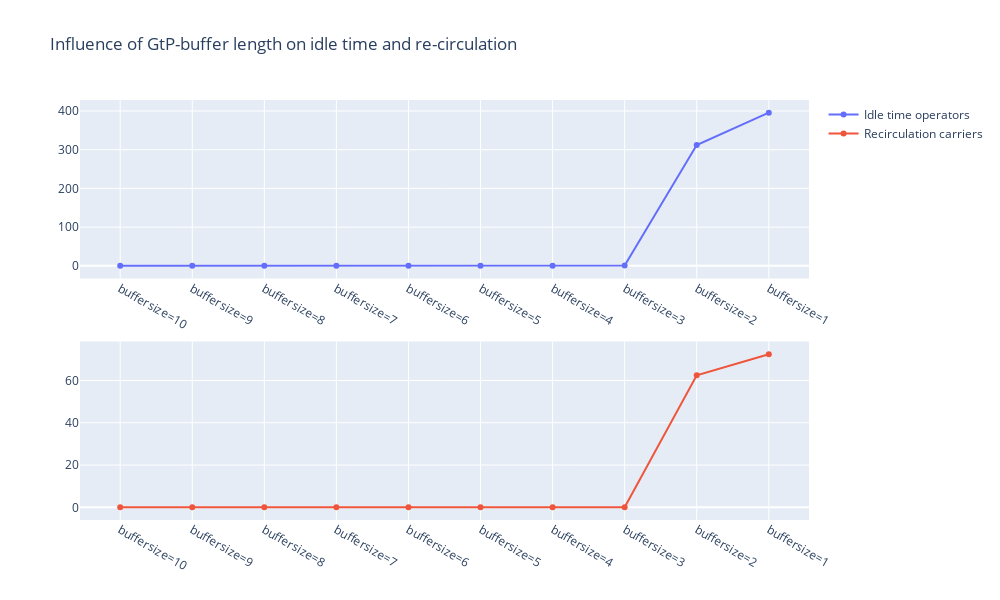

The code cell stored with this chart in its notebook:
### Code cell
plot_from_dict(diff_lane_r, 'GtP-buffer length')

### Figure 1 — Plotly figure (JSON) as saved in the notebook; plotly's stock layout.template omitted (floating-point values rounded to 4 significant figures)
{"data": [{"name": "Idle time operators", "type": "scatter", "x": ["buffersize=10", "buffersize=9", "buffersize=8", "buffersize=7", "buffersize=6", "buffersize=5", "buffersize=4", "buffersize=3", "buffersize=2", "buffersize=1"], "xaxis": "x", "y": [0, 0, 0, 0, 0, 0, 0.26, 1, 312.2, 395.7], "yaxis": "y"}, {"name": "Recirculation carriers", "type": "scatter", "x": ["buffersize=10", "buffersize=9", "buffersize=8", "buffersize=7", "buffersize=6", "buffersize=5", "buffersize=4", "buffersize=3", "buffersize=2", "buffersize=1"], "xaxis": "x2", "y": [0, 0, 0, 0.02, 0, 0, 0, 0.04, 62.5, 72.46], "yaxis": "y2"}], "layout": {"height": 600, "title": {"text": "Influence of GtP-buffer length on idle time and re-circulation"}, "width": 1000, "xaxis": {"anchor": "y", "domain": [0, 1]}, "xaxis2": {"anchor": "y2", "domain": [0, 1]}, "yaxis": {"anchor": "x", "domain": [0.575, 1]}, "yaxis2": {"anchor": "x2", "domain": [0, 0.425]}}}
